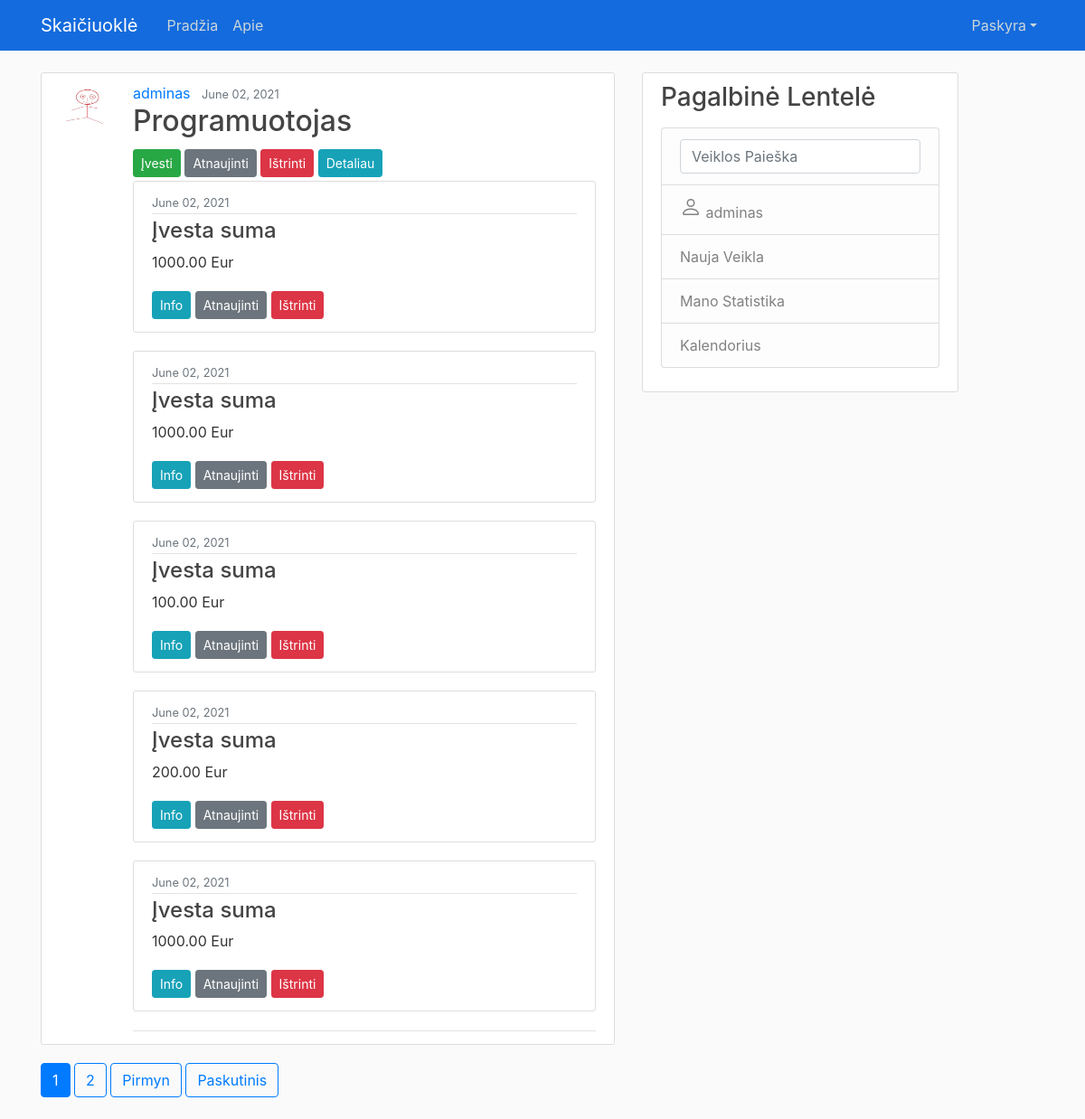
Page /veikla/113/ (signed in) on the committed database.
### taxes_app/models.py (models this page shows, shortened)
class Veikla(models.Model):
    pavadinimas = models.CharField(
        max_length=100,
        help_text='Individualios veiklos pavadinimas',
        verbose_name='',
        )
    date_posted = models.DateTimeField(default=timezone.now)
    asmuo = models.ForeignKey(User, on_delete=models.CASCADE, related_name='veiklos')
    LENGVATA_STATUS = (
            ('y', 'Taip'),
            ('n', 'Ne'),
    )
    status3 = models.CharField(
        max_length=1,
        choices=LENGVATA_STATUS,
        blank=False,
        default='n',
        help_text='Ar norite pasinaudoti sodros mokesčių lengvata?',
        verbose_name='',
    )
    ISLAIDOS_STATUS = (
        ('i30', 'Išlaidos 30%'),
        ('isf', 'Faktinės išlaidos'),
    )
    status2 = models.CharField(
        max_length=3,
        choices=ISLAIDOS_STATUS,
        blank=False,
        default='isf',
        help_text='Pasirinkite išlaidas',
        verbose_name='',
    )
    PENSIJA_STATUS = (
        ('p24', 'Pensija 2.4%'),
        ('p3', 'Pensija 3%'),
        ('pn', 'Nekaupiama'),
    )
    status = models.CharField(
        max_length=3,
        choices=PENSIJA_STATUS,
        blank=False,
        default='pn',
        help_text='Ar kaupiate pensija?',
        verbose_name='',
    )

class Uzdarbis(models.Model):
    pajamos = models.FloatField(
        max_length=100,
        null=True,
        verbose_name='',
        help_text='Įveskite pajamas',
        )
    islaidos = models.FloatField(
        max_length=100,
        default = 0,
        null=True,
        verbose_name='',
        help_text='Įveskite išlaidas',
        )
    date_posted = models.DateTimeField(default=timezone.now)
    darbas = models.ForeignKey(Veikla, on_delete=models.CASCADE, related_name='uzdarbiai')

### users/models.py (models this page shows, shortened)
class Profile(models.Model):
    user = models.OneToOneField(User, on_delete=models.CASCADE)
    image = models.ImageField(default='default.jpg', upload_to='profile_pics')

### taxes_app/views.py (the view)
# urls.py: path('veikla/<int:pk>/', UzdarbisListView.as_view(), name='veikla-detail'),
class UzdarbisListView(LoginRequiredMixin, ListView):
    model = Uzdarbis
    template_name = 'taxes_app/veikla_detail.html'
    context_object_name = 'uzdarbiai'
    paginate_by = 5
    def get_queryset(self):
        print(self.kwargs)
        object_list = Uzdarbis.objects.filter(darbas=self.kwargs['pk']).order_by('-date_posted')
        return object_list
    def get_context_data(self, *args, **kwargs):
        context = super(UzdarbisListView, self).get_context_data(*args, **kwargs)
        context['veikla'] = Veikla.objects.get(pk=self.kwargs['pk'])
        return context

### taxes_app/templates/taxes_app/veikla_detail.html (shortened to what this page needs)
{% extends "taxes_app/base.html" %}
{% load mathfilters %}
{% block content %}
  <article class="media content-section">
    <img class="rounded-circle article-img" src="{{ veikla.asmuo.profile.image.url }}">
    <div class="media-body">
      <div class="article-metadata">
        <a class="mr-2" href="{% url 'profile' %}">{{ veikla.asmuo }}</a>
            <small class="text-muted">{{ veikla.date_posted|date:"F d, Y" }}</small>
            <h2><a class="article-title"> {{ veikla.pavadinimas }} </h2>
          {% if veikla.asmuo == user %}
            <div>
              <a class="btn btn-success btn-sm mt-1 mb-1" href="{% url 'uzdarbis-create' %}?next={{ veikla.id }}">Įvesti</a>
              <a class="btn btn-secondary btn-sm mt-1 mb-1" href="{% url 'veikla-update' veikla.id %}">Atnaujinti</a>
              <a class="btn btn-danger btn-sm mt-1 mb-1" href="{% url 'veikla-delete' veikla.id %}">Ištrinti</a>
              <a class="btn btn-info btn-sm mt-1 mb-1" href="{% url 'veikla-detaliau' veikla.id %}">Detaliau</a>
            </div>
          {% endif %}
        {% for uzdarbis in uzdarbiai %}
        <article class="media content-section">
          <div class="media-body">
            <div class="article-metadata">
              <small class="text-muted">{{ uzdarbis.date_posted|date:"F d, Y" }}</small>
            </div>
            <h4>Įvesta suma</h4>
            <p class="article-content">{{uzdarbis.pajamos | floatformat:2}} Eur</p>
            {% if uzdarbis.darbas.asmuo == user %}
            <div>
              <a class="btn btn-info btn-sm mt-1 mb-1" href="{% url 'uzdarbis-detail' uzdarbis.id %}">Info</a>
              <a class="btn btn-secondary btn-sm mt-1 mb-1" href="{% url 'uzdarbis-update' uzdarbis.id %}">Atnaujinti</a>
              <a class="btn btn-danger btn-sm mt-1 mb-1" href="{% url 'uzdarbis-delete' uzdarbis.id %}">Ištrinti</a>
            </div>
            {% endif %}
          </div>
        </article>
        {% endfor %}
      </div>
    </div>
  </article>
{% for num in page_obj.paginator.page_range %}
  {% if page_obj.number == num %}
    <a class="btn btn-primary mb-4" href="?page={{ num }}">{{ num }}</a>
  {% elif num > page_obj.number|add:'-3' and num < page_obj.number|add:'3' %}
    <a class="btn btn-outline-primary mb-4" href="?page={{ num }}">{{ num }}</a>
  {% endif %}
{% endfor %}
{% if page_obj.has_next %}
  <a class="btn btn-outline-primary mb-4" href="?page={{ page_obj.next_page_number }}">Pirmyn</a>
  <a class="btn btn-outline-primary mb-4" href="?page={{ page_obj.paginator.num_pages }}">Paskutinis</a>
{% endif %}
{% endblock content %}

### taxes_app/templates/taxes_app/base.html (shortened to what this page needs)
{% load static %}
<!DOCTYPE html>
<html>
<head>
    <link rel="stylesheet" href="https://maxcdn.bootstrapcdn.com/bootstrap/4.0.0/css/bootstrap.min.css">
    <link rel="stylesheet" type="text/css" href="{% static 'taxes_app/main.css' %}">
</head>
<body>
    <header class="site-header">
      <nav class="navbar navbar-expand-md navbar-dark bg-steel fixed-top">
        <div class="container">
          <a class="navbar-brand mr-4" href="{% url 'taxes-home' %}">Skaičiuoklė</a>
          <div class="collapse navbar-collapse" id="navbarToggle">
            <div class="navbar-nav mr-auto">
              <a class="nav-item nav-link" href="{% url 'taxes-home' %}">Pradžia</a>
              <a class="nav-item nav-link" href="{% url 'taxes-about' %}">Apie</a>
            </div>
            <div class="navbar-nav">
            {% if user.is_authenticated %}
              <li class="nav-item dropdown " >
                <a class="nav-link dropdown-toggle" href="#" id="dropdown01" data-toggle="dropdown" aria-haspopup="true" aria-expanded="false">Paskyra</a>
              </li>
            {% else %}
              <a class="nav-item nav-link" href="{% url 'login' %}">Prisijungti</a>
              <a class="nav-item nav-link" href="{% url 'register' %}">Registruotis</a>
            {% endif %}
            </div>
          </div>
        </div>
      </nav>
    </header>
    <main role="main" class="container">
      <div class="row">
        <div class="col-md-7">
          {% block content %}{% endblock %}
        </div>
        {% if user.is_authenticated %}
        <div class="col-md-4">
          <div class="content-section">
            <h3>Pagalbinė Lentelė</h3>
            <p class='text-muted'>
              <ul class="list-group">
                <form action="{% url 'search' %}" method="get" class="list-group-item list-group-item-light">
                  <input name="query" class="form-control" type="text" placeholder="Veiklos Paieška">
                </form>
                <a class="list-group-item list-group-item-light" href="{% url 'profile' %}">
                  {{ user.get_username }}</a>
                <a class="list-group-item list-group-item-light" href="{% url 'veikla-create' %}">Nauja Veikla</a>
                <a class="list-group-item list-group-item-light" href="{% url 'visu-al' %}">Mano Statistika</a>
                <a class="list-group-item list-group-item-light" href="{% url 'calendar' %}">Kalendorius</a>
              </ul>
            </p>
          </div>
        </div>
        {% endif %}
      </div>
    </main>
</body>
</html>

### taxes_app/static/taxes_app/main.css (style rules this page uses)
body { background: #fafafa; color: #333333; margin-top: 5rem; }
h1, h2, h3, h4, h5, h6 { color: #444444; }
ul { margin: 0; }
.bg-steel { background-color: #146bdd; }
.site-header .navbar-nav .nav-link { color: #cbd5db; }
.content-section { background: #ffffff; padding: 10px 20px; border: 1px solid #dddddd; border-radius: 3px; margin-bottom: 20px; }
.article-title { color: #444444; }
.article-content { white-space: pre-line; }
.article-img { height: 65px; width: 65px; margin-right: 16px; }
.article-metadata { padding-bottom: 1px; margin-bottom: 4px; border-bottom: 1px solid #e3e3e3 }

### rows in the picture
Veikla: asmuo.profile.image (picture), asmuo "adminas", date_posted "June 02, 2021", pavadinimas "Programuotojas"
Uzdarbis: date_posted "June 02, 2021", pajamos "1000.00", shows "Info"
Uzdarbis: date_posted "June 02, 2021", pajamos "1000.00", shows "Info"
Uzdarbis: date_posted "June 02, 2021", pajamos "100.00", shows "Info"
Uzdarbis: date_posted "June 02, 2021", pajamos "200.00", shows "Info"
Uzdarbis: date_posted "June 02, 2021", pajamos "1000.00", shows "Info"

### other values in the picture
{{ num }} "1"
{{ num }} "2"
{{ user.get_username }} "adminas"
